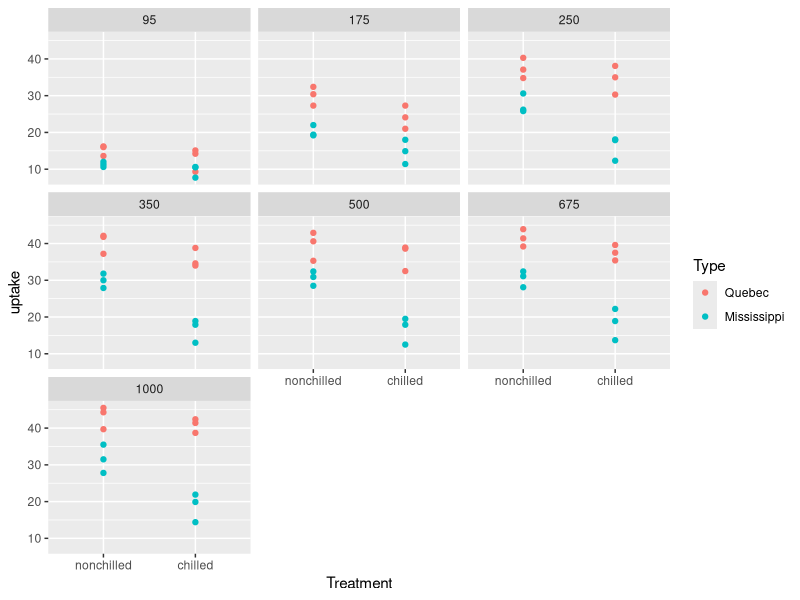
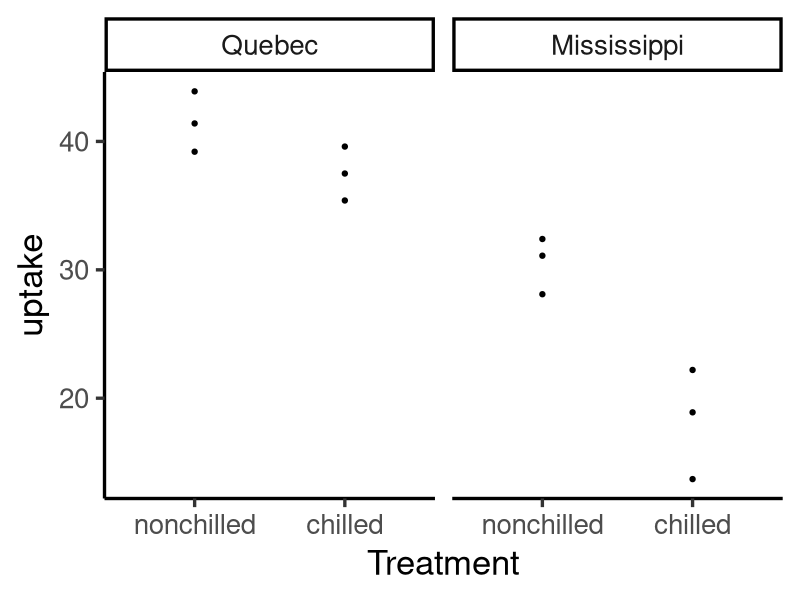
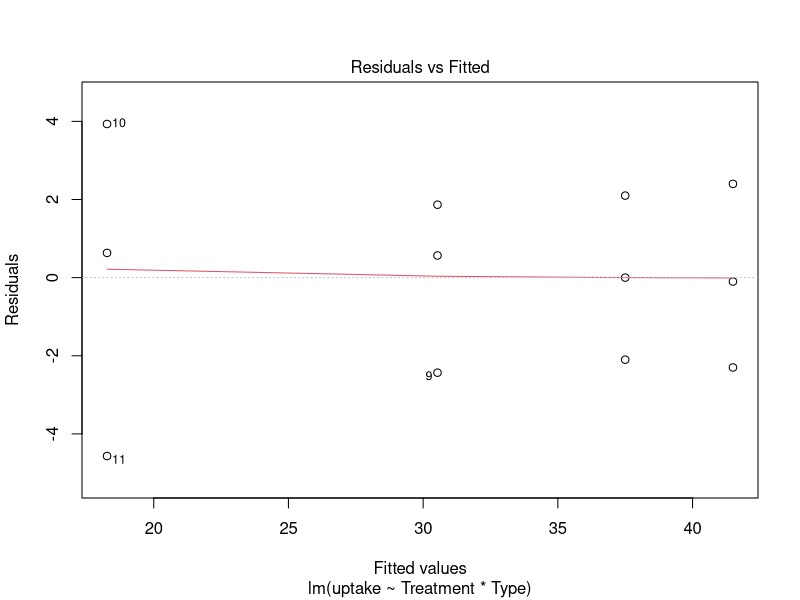
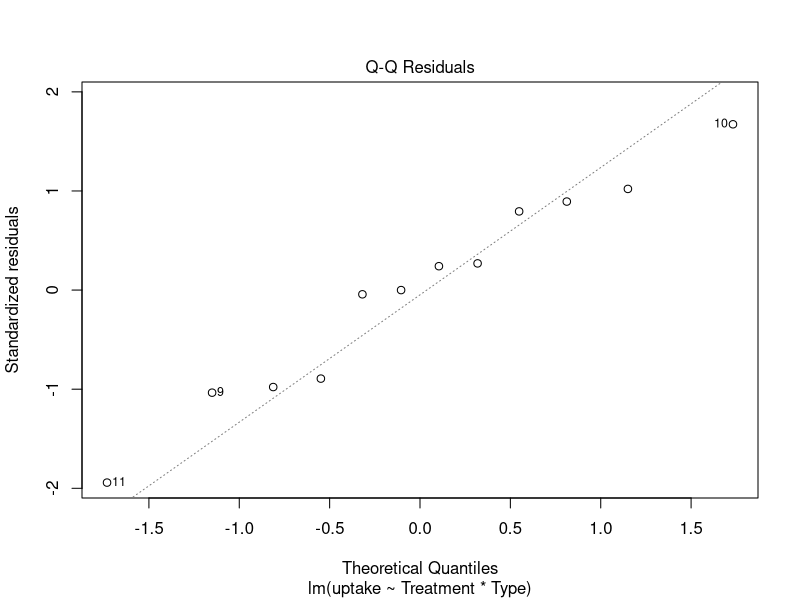
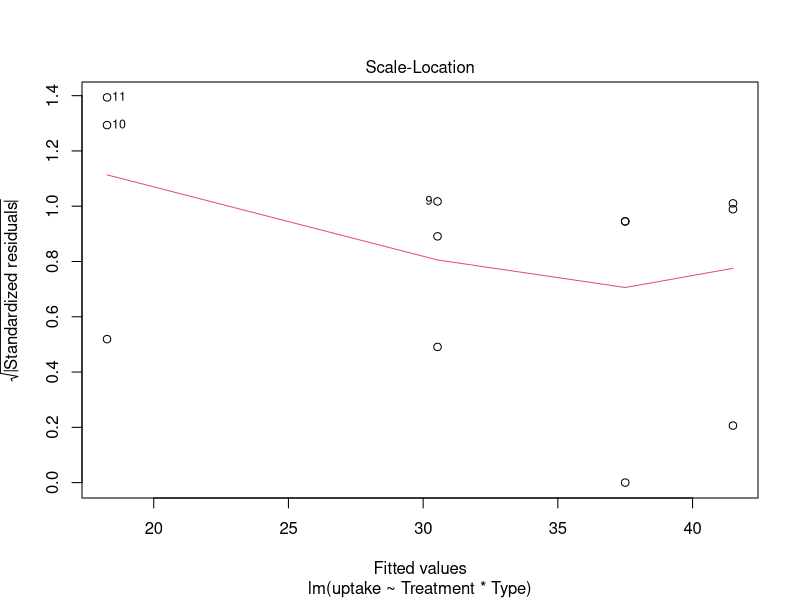
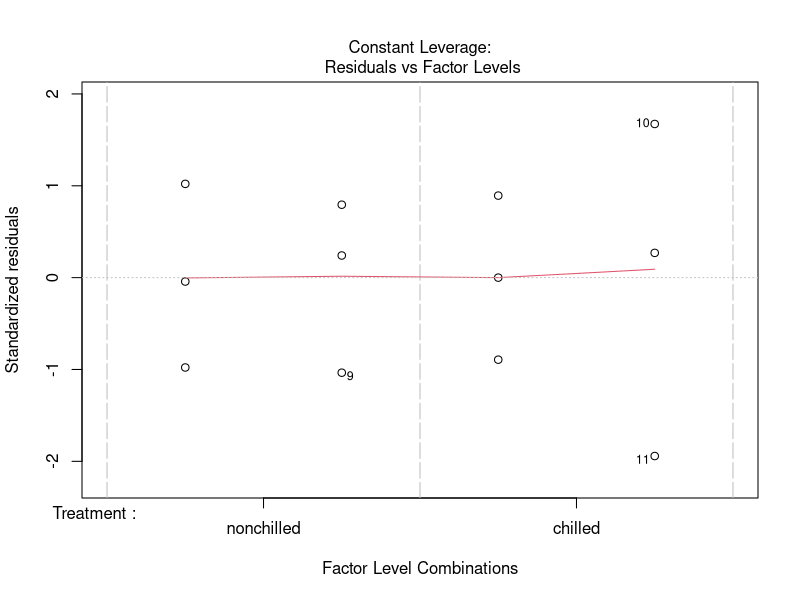

The R script that drew these images, in order: (Note: this script raises an error after producing the figures.)
## ---- chunk 1
# This is your first r chunk .
# Each chunk contains code that you can execute within Rstudio  and that can produce results that will be displayed in the output document.
# To execut a chunk of code, click the green triangle on the top right of this code chunk
# To produce the final document, clik "Knit" in the taskbar.

# This code changes the a chunk "option" so that the results of the code are hidden in the output document (include=FALSE) and so that results from chunks that have not changed are not-re computed (cache=TRUE). The last one may cause unexpected results so, you may want to change it to FALSE.
# Note: "knitr::opts_chunk" means that the function "opts_chunk" is pulled from the knitr package.  We do this to avoid loading the knitr library for a one-time use.
# For more chunk options, see https://yihui.name/knitr/options/#chunk_options
knitr::opts_chunk$set(include=FALSE)
## ---- chunk 2
#Load up tidyverse
library(tidyverse)

#Note: if you don't know what a function does, you can write `?function` to find out what it means. Also `%>%` is a pipe. This operator passes the output of the function on the left to the function on the right. For example, `25 %>% sqrt` is the same as `sqrt(5)`.

## ---- chunk 3

#Inspect the CO2 data set. The uptake column describes the rate of CO2 uptake (umol/m^2) by grasses from two Echinochloa crus-galli populations: Quebec and Mississippi, and under two conditions: chilled or unchilled. We expect that the Quebec population is better adapted to cold conditions and can take up CO2 equally well in chilled or unchilled conditions. Furthermore, the tests were conducted at different CO2 concentration Mississippi grasses are expected to take up CO2 equally well in all conditions. 

str(CO2)
## ---- chunk 4
# Use ggplot to visualize the dataset.
# We us the 
ggplot(aes(y=uptake, x=Treatment), data=CO2) + 
  facet_wrap(facets="conc") + 
  geom_point(aes(color=Type))
## ---- chunk 5
# For this exercise, we will select a subset of data to analyze. We will restrict ourselves to CO~2~ uptake rates of 675.

CO2 %>% filter(conc==675) -> CO2subset
## ---- chunk 6
# Visualize the subset.


ggplot(aes(y=uptake, x=Treatment), data=CO2subset) + 
  facet_wrap(facets="conc") + 
  geom_point() +
  facet_wrap(facets="Type") +
  theme_classic(base_size=25)
## ---- chunk 7

# Fit a model

fit <- lm(uptake ~ Treatment*Type, data=CO2subset)

## ---- chunk 8
# Test assumptions
plot(fit)
## ---- chunk 9
# Run an ANOVA on the model
anova(fit)
## ---- chunk 10
# Load emmeans package to analyze effect sizes by calculating group means and calculating comaprisons.
library(emmeans)
## ---- chunk 11
# Calculate group means.
group_means <- emmeans(specs=c("Treatment", "Type"), fit)
group_means
## ---- chunk 12
# Assign letters to different categories to visually see significant differences.
group_means %>% 
  cld.emmGrid(Letters=letters, alpha=0.05) %>%
  mutate( .group = trimws( .group ) ) -> estimates
  # summary
## ---- chunk 13
# Create a plot for visualizing the treatment effects.

ggplot(aes(y=emmean, x= Treatment), data=estimates) + 
  geom_col( fill="white", colour="black", size=1.5, width= 0.5) +
  facet_wrap(facets="Type") + 
  geom_errorbar(aes(ymin=lower.CL, ymax=upper.CL), size=1.5, width=0.1) +
  ylab("uptake") + # xlab("") +
  ylim(0, 53) +
  theme_classic(base_size=25)
## ---- chunk 14
# Include grouping letters on the plot.
ggplot(aes(y=emmean, x= Treatment), data=estimates) + 
  geom_col( fill="white", colour="black", size=0.75, width= 0.5) +
  facet_wrap(facets="Type") +
  geom_errorbar(aes(ymin=lower.CL, ymax=upper.CL), size=0.75, width=0.1) +
  ylab("uptake") + # xlab("") +
  geom_text( aes(label=.group, y=upper.CL+5), size=5 ) +
  ylim(0, 53) +
  theme_classic(base_size=14) 
# This looks pretty good, so we can include it in the output document by changing the "include" chunk option for this specific chunk in it's header (include=TRUE)
# However, we don't want to include the code, so we can set echo=FALSE. Note that we could have done this in the first chunk where we set defaults.
# Set fig.width and fig.height to make the figure size appropriate in the output document

## ---- chunk 15
# Let's add a little caption for this figure. 
# Double aseterix makes **bold**. 
# Tildae makes sub~script~.
# Single asterix makes *italics*
# For a brief guide to RMarkdown syntax, see: https://rstudio.com/wp-content/uploads/2015/02/rmarkdown-cheatsheet.pdf
## ---- chunk 16
# The above approach tests the pairwise differences between all four groups. However, this is more comparisons than we are really interested in. Let's begin by focusing in on two comparisons. We draw two contrasts (i.e. comparisons), between the chilled and unchilled treatment in each of the two populations.

group_means %>% 
  contrast(method="trt.vs.ctrl", by="Type") %>% 
  summary(infer=c(TRUE, TRUE), level=0.95) %>% # Calculate 95% confidence intervals
  data.frame -> chill # Save as data frame
chill
# We can now report this finding below. We can write code within the text, but to make it simpler, we pre-filter for each population and round the numbers.
chill <- chill %>% 
  mutate( lower.CL = lower.CL %>% round(1), 
          upper.CL = upper.CL %>% round(1) , 
          estimate = estimate %>% round(1),
          p.value  = p.value %>% format.pval(digits =2, eps = 0.001) )
Quebec <- chill %>% filter(Type=="Quebec")
Miss <- chill %>% filter(Type=="Mississippi")
## ---- chunk 17
# Although, this might be enough to convince some, we don't actually demonstrate that there is a significant difference between the populations, just that one has a large effect size and another, a small one.
# Let's contrast the two contrast if the effects are in fact significantly different
group_means %>% 
  contrast(interaction = "pairwise") %>%
  summary(infer=c(TRUE, TRUE)) %>%
  mutate(lower.CL = lower.CL %>% round(1), 
         upper.CL = upper.CL %>% round(1) , 
         estimate = estimate %>% round(1),
         p.value  = p.value %>% format.pval(digits=2, eps = 0.001) ) -> result


## ---- chunk 18
# Tips on using RMarkdown for reproducible science:
# https://kbroman.org/knitr_knutshell/pages/reproducible.html
